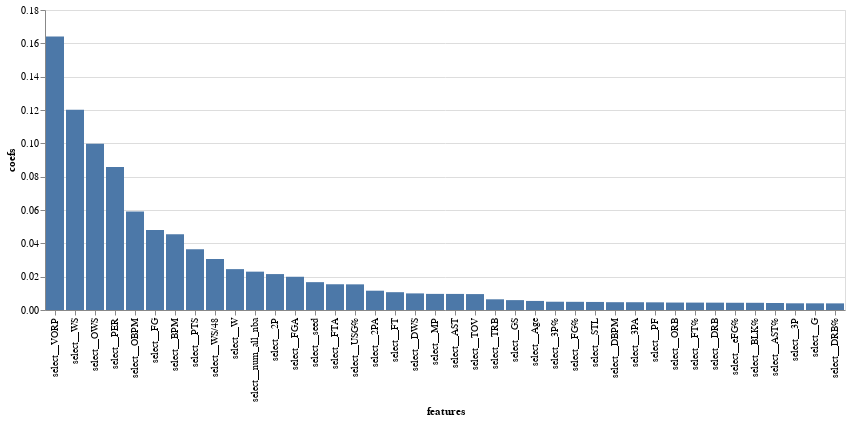

This figure's notebook cell:
### Markdown cell above
We can also view which coefficients made the most impact on the model. We see that VORP and PER were two of the strongest features in prediciting All-NBA status.

### Code cell
alt.Chart(coef_df_nz[0:40]).mark_bar().encode(
    y='coefs',
    x=alt.Y('features', sort='-y'))

### Figure 1 — Vega-Lite specification as saved in the notebook (floating-point values rounded to 4 significant figures)
{"config": {"view": {"continuousWidth": 400, "continuousHeight": 300}}, "data": {"name": "data-fb02d391b98df84ca2246f6eadf3f0fd"}, "mark": "bar", "encoding": {"x": {"field": "features", "sort": "-y", "type": "nominal"}, "y": {"field": "coefs", "type": "quantitative"}}, "$schema": "https://vega.github.io/schema/vega-lite/v4.17.0.json", "datasets": {"data-fb02d391b98df84ca2246f6eadf3f0fd": [{"coefs": 0.164, "features": "select__VORP"}, {"coefs": 0.1201, "features": "select__WS"}, {"coefs": 0.09977, "features": "select__OWS"}, {"coefs": 0.08586, "features": "select__PER"}, {"coefs": 0.05912, "features": "select__OBPM"}, {"coefs": 0.04797, "features": "select__FG"}, {"coefs": 0.04538, "features": "select__BPM"}, {"coefs": 0.03642, "features": "select__PTS"}, {"coefs": 0.03058, "features": "select__WS/48"}, {"coefs": 0.02453, "features": "select__W"}, {"coefs": 0.02301, "features": "select__num_all_nba"}, {"coefs": 0.02155, "features": "select__2P"}, {"coefs": 0.01995, "features": "select__FGA"}, {"coefs": 0.01671, "features": "select__seed"}, {"coefs": 0.01545, "features": "select__FTA"}, {"coefs": 0.01539, "features": "select__USG%"}, {"coefs": 0.01158, "features": "select__2PA"}, {"coefs": 0.01069, "features": "select__FT"}, {"coefs": 0.009962, "features": "select__DWS"}, {"coefs": 0.009673, "features": "select__MP"}, {"coefs": 0.009649, "features": "select__AST"}, {"coefs": 0.009549, "features": "select__TOV"}, {"coefs": 0.006416, "features": "select__TRB"}, {"coefs": 0.005928, "features": "select__GS"}, {"coefs": 0.005438, "features": "select__Age"}, {"coefs": 0.004963, "features": "select__3P%"}, {"coefs": 0.00491, "features": "select__FG%"}, {"coefs": 0.004831, "features": "select__STL"}, {"coefs": 0.004685, "features": "select__DBPM"}, {"coefs": 0.004668, "features": "select__3PA"}, {"coefs": 0.004604, "features": "select__PF"}, {"coefs": 0.004472, "features": "select__ORB"}, {"coefs": 0.004444, "features": "select__FT%"}, {"coefs": 0.004415, "features": "select__DRB"}, {"coefs": 0.004348, "features": "select__eFG%"}, {"coefs": 0.004329, "features": "select__BLK%"}, {"coefs": 0.004212, "features": "select__AST%"}, {"coefs": 0.004015, "features": "select__3P"}, {"coefs": 0.004002, "features": "select__G"}, {"coefs": 0.003975, "features": "select__DRB%"}]}}
